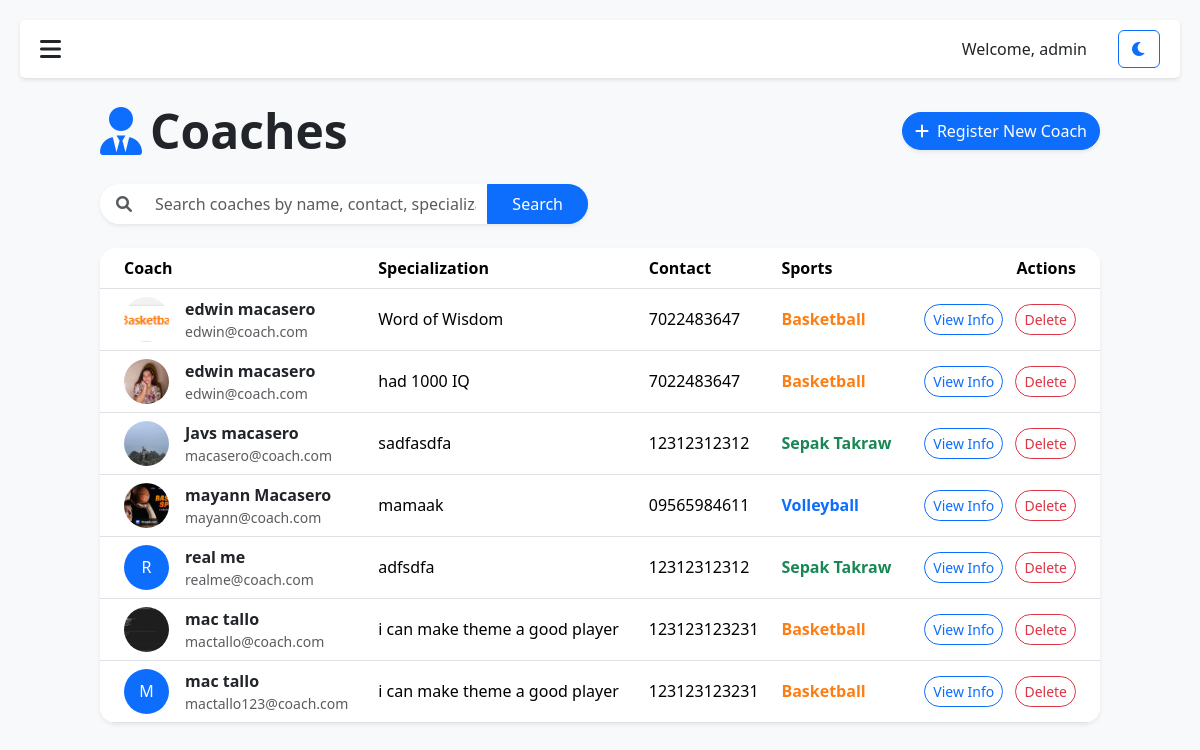
Page /athletes/admin/coaches/ (signed in) on the committed database.
### management/models.py (models this page shows, shortened)
class Coach(models.Model):
    user = models.OneToOneField(User, on_delete=models.CASCADE)
    profile_picture = models.ImageField(upload_to='coach_pics/', null=True, blank=True)
    specialization = models.CharField(max_length=100)
    contact_number = models.CharField(max_length=15)
    sports = models.TextField(null=True, blank=True, help_text="Comma-separated list of sports")
    plain_password = models.CharField(max_length=128, null=True, blank=True, help_text="Plain text password (Admin access only)")
    bio = models.TextField(null=True, blank=True)
    experience_years = models.IntegerField(default=0)
    rating = models.DecimalField(max_digits=3, decimal_places=1, default=5.0)
    career_milestones = models.TextField(null=True, blank=True, help_text="Semicolon-separated list of milestones")
    push_alerts = models.BooleanField(default=True)
    weekly_reports = models.BooleanField(default=True)
    injury_alerts = models.BooleanField(default=True)

### management/views.py (the view, shortened to what this page needs)
# urls.py: path('admin/coaches/', views.coach_list, name='coach_list'),
@login_required
def coach_list(request):
    if not request.user.is_superuser:
        return redirect('home')
    query = request.GET.get('query', '')
    coaches = Coach.objects.all()
    return render(request, 'management/coach_list.html', {'coaches': coaches})

### management/context_processors.py (called while the page is built)
def unread_notifications(request):
    if not request.user.is_authenticated:
        return {}
    counts = {
        'total': 0,
        'chat': Message.objects.filter(receiver=request.user, is_read=False).count(),
        'payment': 0,
        'session': 0,
        'evaluation': 0,
        'incident': 0,
        'goal': 0,
        'system': 0,
    }
    notifications = Notification.objects.filter(recipient=request.user, is_read=False)
    for n in notifications:
        n_type = n.notification_type.lower()
        if n_type in counts:
            counts[n_type] += 1
        else:
            counts['system'] += 1
    counts['total'] = sum(v for k, v in counts.items() if k != 'total')
    return {'unread_counts': counts}

### management/templates/management/coach_list.html (shortened to what this page needs)
{% extends 'base.html' %}
{% block content %}
<div class="container mt-4">
    <div class="d-flex justify-content-between align-items-center mb-4">
        <h1 class="display-5 fw-bold"><i class="fas fa-user-tie me-2 text-primary"></i>Coaches</h1>
        <a href="{% url 'management:admin_register_coach' %}" class="btn btn-primary rounded-pill shadow-sm">
            <i class="fas fa-plus me-2"></i>Register New Coach
        </a>
    </div>
    <div class="row mb-4">
        <div class="col-md-6">
            <form method="get" class="d-flex gap-2">
                <div class="input-group shadow-sm rounded-pill overflow-hidden">
                    <span class="input-group-text bg-white border-0 ps-3">
                        <i class="fas fa-search text-muted"></i>
                    </span>
                    <input type="text" name="query" class="form-control border-0 py-2" placeholder="Search coaches by name, contact, specialization, or sports..." value="{{ request.GET.query }}">
                    <button class="btn btn-primary px-4" type="submit">Search</button>
                </div>
            </form>
        </div>
    </div>
    <div class="card border-0 shadow-sm rounded-4 overflow-hidden">
        <div class="table-responsive">
            <table class="table table-hover align-middle mb-0">
                <thead class="bg-light">
                    <tr>
                        <th class="ps-4">Coach</th>
                        <th>Specialization</th>
                        <th>Contact</th>
                        <th>Sports</th>
                        <th class="text-end pe-4">Actions</th>
                    </tr>
                </thead>
                <tbody>
                    {% for coach in coaches %}
                    <tr>
                        <td class="ps-4">
                            <a href="{% url 'management:coach_detail' coach.pk %}" class="text-decoration-none text-dark">
                                <div class="d-flex align-items-center">
                                    {% if coach.profile_picture %}
                                        <img src="{{ coach.profile_picture.url }}" class="rounded-circle me-3" style="width: 45px; height: 45px; min-width: 45px; min-height: 45px; object-fit: cover;">
                                    {% else %}
                                        <div class="rounded-circle bg-primary text-white d-flex align-items-center justify-content-center me-3" style="width: 45px; height: 45px; min-width: 45px; min-height: 45px;">
                                            {{ coach.user.username|slice:":1"|upper }}
                                        </div>
                                    {% endif %}
                                    <div>
                                        <div class="fw-bold">{{ coach.user.get_full_name|default:coach.user.username }}</div>
                                        <div class="small text-muted">{{ coach.user.email }}</div>
                                    </div>
                                </div>
                            </a>
                        </td>
                        <td>{{ coach.specialization }}</td>
                        <td>{{ coach.contact_number }}</td>
                        <td>
                            {% if 'Basketball' in coach.sports %}
                                <span class="text-orange fw-bold">Basketball</span>
                            {% endif %}
                            {% if 'Volleyball' in coach.sports %}
                                <span class="text-primary fw-bold">Volleyball</span>
                            {% endif %}
                            {% if 'Sepak Takraw' in coach.sports %}
                                <span class="text-success fw-bold">Sepak Takraw</span>
                            {% endif %}
                        </td>
                        <td class="text-end pe-4">
                            <a href="{% url 'management:coach_detail' coach.pk %}" class="btn btn-sm btn-outline-primary rounded-pill me-2">View Info</a>
                            <a href="{% url 'management:coach_delete' coach.pk %}" class="btn btn-sm btn-outline-danger rounded-pill">Delete</a>
                        </td>
                    </tr>
                    {% endfor %}
                </tbody>
            </table>
        </div>
    </div>
</div>
{% endblock %}

### management/templates/base.html (shortened to what this page needs)
{% load django_bootstrap5 %}
{% load static %}
<!DOCTYPE html>
<html lang="en">
<head>
    {% bootstrap_css %}
    <link rel="stylesheet" href="https://cdnjs.cloudflare.com/ajax/libs/font-awesome/6.0.0/css/all.min.css">
    <link rel="stylesheet" href="{% static 'management/css/dark_mode.css' %}">
    <script src="https://cdn.tailwindcss.com"></script>
</head>
<body>
    <div class="main-content" id="main-content">
        <div class="header">
            {% if user.is_authenticated %}
                <div class="d-flex align-items-center">
                    {% if portal_type == 'athlete' or is_athlete %}
                        <button id="athleteBurgerMenu" type="button" aria-label="Open menu" aria-expanded="false" aria-controls="athleteDrawerContent" class="p-2.5 rounded-xl bg-slate-100 dark:bg-slate-800 text-slate-600 dark:text-slate-400 border border-slate-200/90 dark:border-white/10 shadow-sm hover:bg-slate-200 dark:hover:bg-slate-700 transition-all focus:outline-none focus:ring-2 focus:ring-blue-500/40">
                            <i data-lucide="menu" class="w-6 h-6" aria-hidden="true"></i>
                        </button>
                    {% else %}
                        <button id="sidebar-toggle"><i class="fas fa-bars"></i></button>
                    {% endif %}
                </div>
            {% endif %}
            <div class="user-info">
                {% if user.is_authenticated %}
                    {% if in_portal %}
                        {% if portal_type == 'coach' and is_coach_dashboard %}
                            <div class="flex items-center gap-3 bg-slate-100 dark:bg-slate-800 p-1.5 pr-4 rounded-full border border-slate-200 dark:border-slate-700 cursor-pointer hover:bg-slate-200 dark:hover:bg-slate-700 transition-all" id="coachProfileTrigger">
                                {% if user.coach.profile_picture %}
                                    <img src="{{ user.coach.profile_picture.url }}" class="w-10 h-10 rounded-full object-cover border-2 border-brand" alt="Coach Profile">
                                {% else %}
                                    <div class="w-10 h-10 rounded-full bg-brand/10 flex items-center justify-center border-2 border-brand">
                                        <i data-lucide="user" class="w-5 h-5 text-brand"></i>
                                    </div>
                                {% endif %}
                                <div class="hidden sm:block">
                                    <p class="text-[11px] font-black text-slate-900 dark:text-white uppercase leading-none">{{ user.get_full_name|default:user.username }}</p>
                                    <p class="text-[9px] font-bold text-brand uppercase tracking-widest mt-0.5">HEAD COACH</p>
                                </div>
                            </div>
                        {% elif portal_type == 'admin' or is_athlete or portal_type == 'coach' %}
                            <span>Welcome, {{ user.get_full_name|default:user.username }}</span>
                            <form id="logout-form" action="{% url 'logout' %}" method="post" style="display: inline;">
                                {% csrf_token %}
                                <button type="submit" class="btn btn-sm btn-outline-danger ms-2"><i class="fas fa-sign-out-alt me-1"></i>Logout</button>
                            </form>
                        {% endif %}
                    {% else %}
                        <span>Welcome, {{ user.get_full_name|default:user.username }}</span>
                    {% endif %}
                {% endif %}
                <button id="dark-mode-toggle" class="btn btn-outline-primary ms-3"><i class="fas fa-moon"></i></button>
            </div>
        </div>
        <div class="container-fluid">
            {% block content %}
            {% endblock %}
        </div>
    </div>
</body>
</html>

### management/templates/base.html (style rules this page uses)
body { display: flex; min-height: 100vh; background-color: #f8f9fa; }
.main-content { margin-left: 0; padding: 20px; width: 100%; transition: margin-left 0.3s; }
.header { display: flex; justify-content: space-between; align-items: center; background-color: white; padding: 10px 20px; border-radius: 5px; margin-bottom: 20px; box-shadow: 0 2px 4px rgba(0,0,0,0.1); }
#sidebar-toggle { background: none; border: none; font-size: 24px; cursor: pointer; }
.user-info { display: flex; align-items: center; }
.user-info span { margin-right: 15px; }
#dark-mode-toggle { margin-left: 15px; }

### management/templates/management/coach_list.html (style rules this page uses)
.text-orange { color: #fd7e14 !important; }
.text-success { color: #198754 !important; }
.text-primary { color: #0d6efd !important; }

### rows in the picture
Coach: profile_picture (picture), user.get_full_name "edwin macasero", user.email "edwin@coach.com", specialization "Word of Wisdom", contact_number "7022483647", sports "Basketball"
Coach: profile_picture (placeholder picture), user.get_full_name "edwin macasero", user.email "edwin@coach.com", specialization "had 1000 IQ", contact_number "7022483647", sports "Basketball"
Coach: profile_picture (picture), user.get_full_name "Javs macasero", user.email "macasero@coach.com", specialization "sadfasdfa", contact_number "12312312312", sports "Sepak Takraw"
Coach: profile_picture (picture), user.get_full_name "mayann Macasero", user.email "mayann@coach.com", specialization "mamaak", contact_number "09565984611", sports "Volleyball"
Coach: user.username "R", user.get_full_name "real me", user.email "realme@coach.com", specialization "adfsdfa", contact_number "12312312312", sports "Sepak Takraw"
Coach: profile_picture (picture), user.get_full_name "mac tallo", user.email "mactallo@coach.com", specialization "i can make theme a good player", contact_number "123123123231", sports "Basketball"
Coach: user.username "M", user.get_full_name "mac tallo", user.email "mactallo123@coach.com", specialization "i can make theme a good player", contact_number "123123123231", sports "Basketball"

### other values in the picture
{{ user.get_full_name|default:user.username }} "admin"
